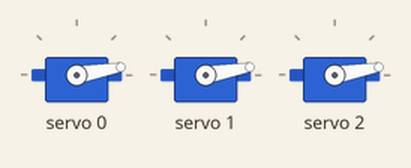
This sketch was run on a simulated Arduino Uno, built with avr-gcc and run on an emulated ATmega328P. Parts: 3 × servo.

Above: at 0.05 s.
At 0.8 s:
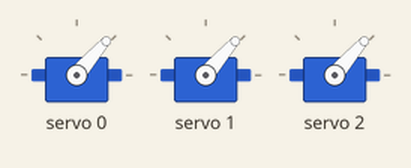
At 1.55 s:
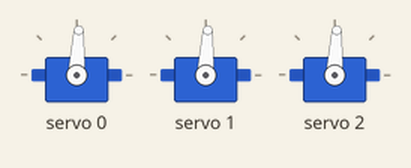
At 3.05 s:
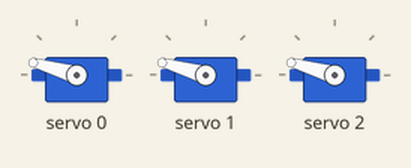
At 4.55 s:
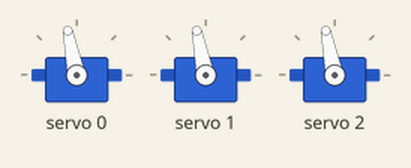
At 6.05 s:
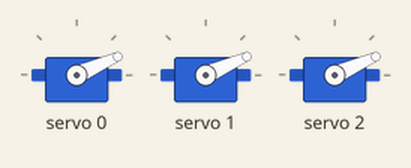
Timing chart, 0 to 8.3 s (numbered marks = the images above):
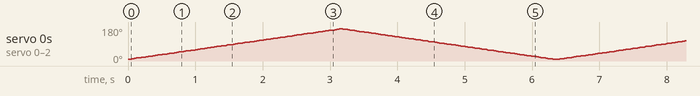

The sketch:

kinetic-garden.ino
```cpp
#include <Wire.h>
#include <Adafruit_PWMServoDriver.h>
#include <stdlib.h>

Adafruit_PWMServoDriver pwm = Adafruit_PWMServoDriver();

#define SERVOMIN  130 // This is the 'minimum' pulse length count (out of 4096)
#define SERVOMAX  470 // This is the 'maximum' pulse length count (out of 4096)
#define SERVO_FREQ 50 // Analog servos run at ~50 Hz updates

// +++++ Servo Motors +++++
float degree1 = 0;
float degree2 = 0;
float degree3 = 0;
int dir1 = 1;
int dir2 = 1;
int dir3 = 1;

// +++++++++++++++++++++++++++

// put your setup code here, to run once:
void setup() {

  // start servo driver
  pwm.begin();
  pwm.setPWMFreq(SERVO_FREQ);
  Serial.begin(9600);
}

// put your main code here, to run repeatedly:
void loop() {

  /*
  Config 0 -> Paused
  Config 1 -> Back and Forth Movement
  Config 2 -> Sensor activation (initially open; 1=closed 2=openclose 3=nothing)
  Config 3 -> Wave
  */

  moveServo1(1);
  moveServo2(1);
  moveServo3(1);
  delay(15);
}

// +++++++++++++++++++++++++++

void moveServo1(float spd) {
  if (degree1 > 180 || degree1 < 0) {
    dir1 *= -1;
  }
  degree1 = degree1 + dir1 * spd;

  int pulseLen = map(degree1, 0, 180, SERVOMIN, SERVOMAX);
  pwm.setPWM(0, 0, pulseLen);
}

void moveServo2(float spd) {
  if (degree2 > 180 || degree2 < 0) {
    dir2 *= -1;
  }
  degree2 = degree2 + dir2 * spd;

  int pulseLen = map(degree2, 0, 180, SERVOMIN, SERVOMAX);
  pwm.setPWM(1, 0, pulseLen);
}


void moveServo3(float spd) {
  if (degree3 > 180 || degree3 < 0) {
    dir3 *= -1;
  }
  degree3 = degree3 + dir3 * spd;

  int pulseLen = map(degree3, 0, 180, SERVOMIN, SERVOMAX);
  pwm.setPWM(2, 0, pulseLen);
}
```
